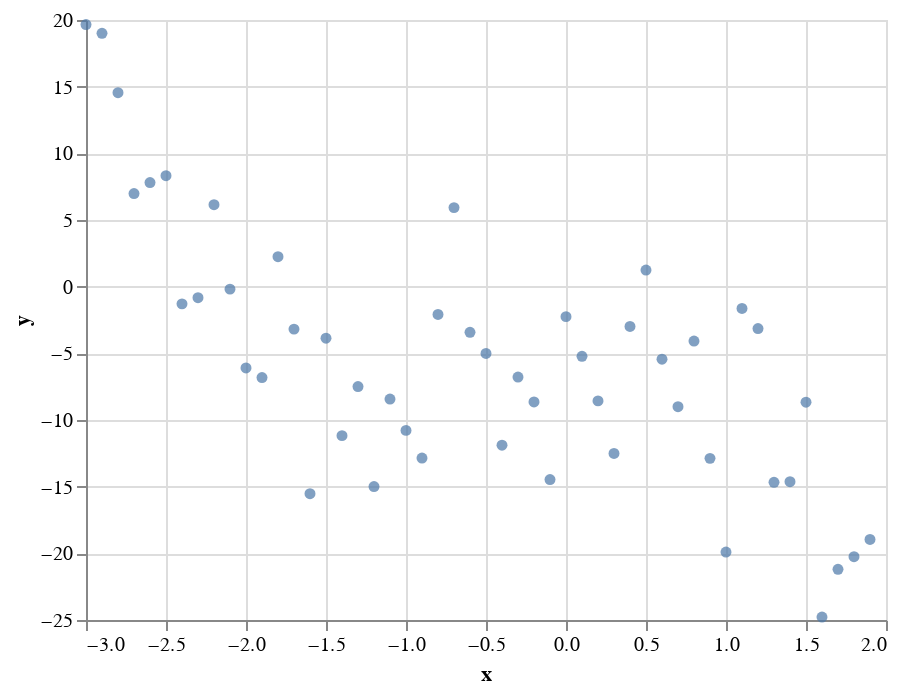

The code cell stored with this chart in its notebook:
### Markdown cell above
* Here is what the data looks like.

Based on the values in `m` above, we know these points are approximately following the curve $y = -2x^3 - 3x^2 + x - 5$.  For example, because the leading coefficient is negative, we know the outputs should be getting more negative as `x` increases, which seems to match what we see in the plotted data.

### Code cell
c1 = alt.Chart(df).mark_circle().encode(
    x="x",
    y="y"
)

c1

### Figure 1 — Vega-Lite specification as saved in the notebook (floating-point values rounded to 4 significant figures)
{"config": {"view": {"continuousWidth": 400, "continuousHeight": 300}}, "data": {"name": "data-973d98ea2fd439e3a83dab5951372e19"}, "mark": "circle", "encoding": {"x": {"field": "x", "type": "quantitative"}, "y": {"field": "y", "type": "quantitative"}}, "$schema": "https://vega.github.io/schema/vega-lite/v4.17.0.json", "datasets": {"data-973d98ea2fd439e3a83dab5951372e19": [{"x": -3.0, "y_true": 19.0, "y": 19.66}, {"x": -2.9, "y_true": 15.65, "y": 19.0}, {"x": -2.8, "y_true": 12.58, "y": 14.54}, {"x": -2.7, "y_true": 9.796, "y": 6.983}, {"x": -2.6, "y_true": 7.272, "y": 7.806}, {"x": -2.5, "y_true": 5.0, "y": 8.322}, {"x": -2.4, "y_true": 2.968, "y": -1.29}, {"x": -2.3, "y_true": 1.164, "y": -0.8274}, {"x": -2.2, "y_true": -0.424, "y": 6.149}, {"x": -2.1, "y_true": -1.808, "y": -0.184}, {"x": -2.0, "y_true": -3.0, "y": -6.093}, {"x": -1.9, "y_true": -4.012, "y": -6.818}, {"x": -1.8, "y_true": -4.856, "y": 2.249}, {"x": -1.7, "y_true": -5.544, "y": -3.184}, {"x": -1.6, "y_true": -6.088, "y": -15.53}, {"x": -1.5, "y_true": -6.5, "y": -3.868}, {"x": -1.4, "y_true": -6.792, "y": -11.17}, {"x": -1.3, "y_true": -6.976, "y": -7.492}, {"x": -1.2, "y_true": -7.064, "y": -14.99}, {"x": -1.1, "y_true": -7.068, "y": -8.429}, {"x": -1.0, "y_true": -7.0, "y": -10.78}, {"x": -0.9, "y_true": -6.872, "y": -12.85}, {"x": -0.8, "y_true": -6.696, "y": -2.086}, {"x": -0.7, "y_true": -6.484, "y": 5.929}, {"x": -0.6, "y_true": -6.248, "y": -3.42}, {"x": -0.5, "y_true": -6.0, "y": -5.007}, {"x": -0.4, "y_true": -5.752, "y": -11.89}, {"x": -0.3, "y_true": -5.516, "y": -6.782}, {"x": -0.2, "y_true": -5.304, "y": -8.648}, {"x": -0.1, "y_true": -5.128, "y": -14.46}, {"x": 2.665e-15, "y_true": -5.0, "y": -2.247}, {"x": 0.1, "y_true": -4.932, "y": -5.226}, {"x": 0.2, "y_true": -4.936, "y": -8.567}, {"x": 0.3, "y_true": -5.024, "y": -12.51}, {"x": 0.4, "y_true": -5.208, "y": -2.986}, {"x": 0.5, "y_true": -5.5, "y": 1.248}, {"x": 0.6, "y_true": -5.912, "y": -5.436}, {"x": 0.7, "y_true": -6.456, "y": -9.006}, {"x": 0.8, "y_true": -7.144, "y": -4.079}, {"x": 0.9, "y_true": -7.988, "y": -12.88}, {"x": 1.0, "y_true": -9.0, "y": -19.9}, {"x": 1.1, "y_true": -10.19, "y": -1.632}, {"x": 1.2, "y_true": -11.58, "y": -3.139}, {"x": 1.3, "y_true": -13.16, "y": -14.67}, {"x": 1.4, "y_true": -14.97, "y": -14.63}, {"x": 1.5, "y_true": -17.0, "y": -8.663}, {"x": 1.6, "y_true": -19.27, "y": -24.78}, {"x": 1.7, "y_true": -21.8, "y": -21.2}, {"x": 1.8, "y_true": -24.58, "y": -20.25}, {"x": 1.9, "y_true": -27.65, "y": -18.96}]}}
